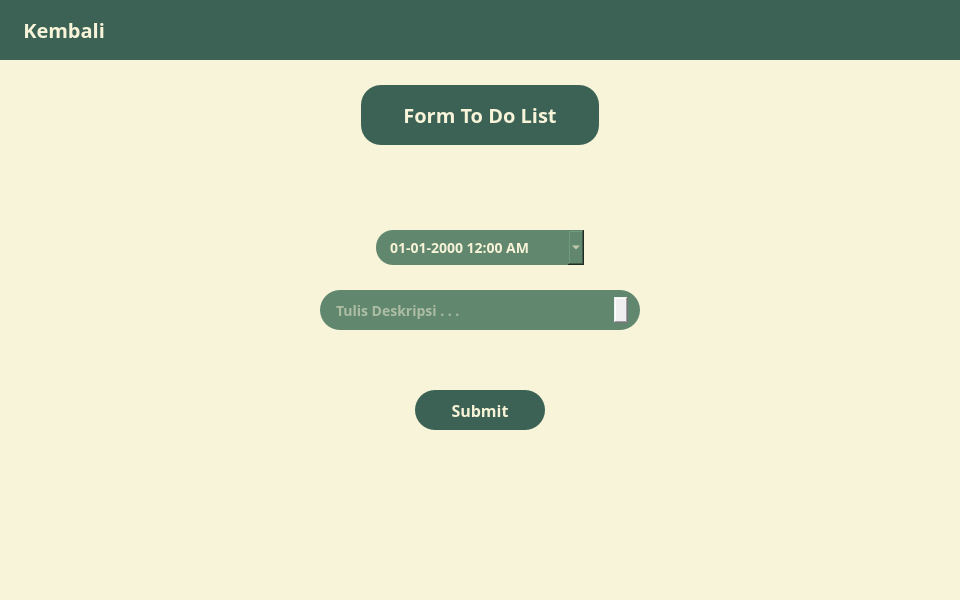
<?xml version="1.0" encoding="UTF-8"?>
<ui version="4.0">
 <class>MainWindow</class>
 <widget class="QMainWindow" name="MainWindow">
  <property name="geometry">
   <rect>
    <x>0</x>
    <y>0</y>
    <width>960</width>
    <height>600</height>
   </rect>
  </property>
  <property name="windowTitle">
   <string>MainWindow</string>
  </property>
  <property name="styleSheet">
   <string notr="true">*{
	border: none;
	padding: 0;
	margin: 0;
	font-family: Poppins;
}</string>
  </property>
  <widget class="QWidget" name="centralwidget">
   <layout class="QVBoxLayout" name="verticalLayout" stretch="0,0">
    <property name="spacing">
     <number>0</number>
    </property>
    <property name="leftMargin">
     <number>0</number>
    </property>
    <property name="topMargin">
     <number>0</number>
    </property>
    <property name="rightMargin">
     <number>0</number>
    </property>
    <property name="bottomMargin">
     <number>0</number>
    </property>
    <item>
     <widget class="QWidget" name="header" native="true">
      <property name="enabled">
       <bool>true</bool>
      </property>
      <property name="sizePolicy">
       <sizepolicy hsizetype="MinimumExpanding" vsizetype="Fixed">
        <horstretch>0</horstretch>
        <verstretch>0</verstretch>
       </sizepolicy>
      </property>
      <property name="minimumSize">
       <size>
        <width>0</width>
        <height>60</height>
       </size>
      </property>
      <property name="layoutDirection">
       <enum>Qt::LeftToRight</enum>
      </property>
      <property name="autoFillBackground">
       <bool>false</bool>
      </property>
      <property name="styleSheet">
       <string notr="true">#header {
	background-color: #3C6255;
}</string>
      </property>
      <layout class="QHBoxLayout" name="horizontalLayout">
       <item>
        <widget class="QFrame" name="frame_temp">
         <property name="frameShape">
          <enum>QFrame::StyledPanel</enum>
         </property>
         <property name="frameShadow">
          <enum>QFrame::Raised</enum>
         </property>
         <layout class="QHBoxLayout" name="horizontalLayout_3">
          <property name="topMargin">
           <number>0</number>
          </property>
          <property name="bottomMargin">
           <number>0</number>
          </property>
          <item alignment="Qt::AlignLeft">
           <widget class="QPushButton" name="btn_back">
            <property name="styleSheet">
             <string notr="true">#btn_back {
	color: #F7F4D9;
	font-size: 20px;
	font-weight: 600;
}

#btn_back:hover {
	color: #DEDBC0;
}</string>
            </property>
            <property name="text">
             <string> Kembali</string>
            </property>
            <property name="icon">
             <iconset resource="../artikel/resources.qrc">
              <normaloff>:/icons/left__arrow2.svg</normaloff>:/icons/left__arrow2.svg</iconset>
            </property>
            <property name="iconSize">
             <size>
              <width>24</width>
              <height>24</height>
             </size>
            </property>
            <property name="autoExclusive">
             <bool>false</bool>
            </property>
            <property name="flat">
             <bool>false</bool>
            </property>
           </widget>
          </item>
         </layout>
        </widget>
       </item>
       <item>
        <widget class="QFrame" name="frame_logo">
         <property name="frameShape">
          <enum>QFrame::StyledPanel</enum>
         </property>
         <property name="frameShadow">
          <enum>QFrame::Raised</enum>
         </property>
         <layout class="QHBoxLayout" name="horizontalLayout_2">
          <property name="spacing">
           <number>0</number>
          </property>
          <property name="leftMargin">
           <number>0</number>
          </property>
          <property name="topMargin">
           <number>0</number>
          </property>
          <property name="rightMargin">
           <number>0</number>
          </property>
          <property name="bottomMargin">
           <number>0</number>
          </property>
          <item>
           <widget class="QLabel" name="logo">
            <property name="minimumSize">
             <size>
              <width>0</width>
              <height>0</height>
             </size>
            </property>
            <property name="maximumSize">
             <size>
              <width>42</width>
              <height>42</height>
             </size>
            </property>
            <property name="pixmap">
             <pixmap>../artikel/logo_circle.png</pixmap>
            </property>
            <property name="scaledContents">
             <bool>true</bool>
            </property>
           </widget>
          </item>
         </layout>
        </widget>
       </item>
       <item>
        <widget class="QFrame" name="frame_temp_2">
         <property name="frameShape">
          <enum>QFrame::StyledPanel</enum>
         </property>
         <property name="frameShadow">
          <enum>QFrame::Raised</enum>
         </property>
        </widget>
       </item>
      </layout>
     </widget>
    </item>
    <item>
     <widget class="QWidget" name="body" native="true">
      <property name="styleSheet">
       <string notr="true">#body {
	background-color: #F7F4D9;
}</string>
      </property>
      <layout class="QVBoxLayout" name="verticalLayout_2">
       <property name="spacing">
        <number>0</number>
       </property>
       <property name="leftMargin">
        <number>0</number>
       </property>
       <property name="topMargin">
        <number>0</number>
       </property>
       <property name="rightMargin">
        <number>0</number>
       </property>
       <property name="bottomMargin">
        <number>0</number>
       </property>
       <item>
        <widget class="QFrame" name="content">
         <property name="frameShape">
          <enum>QFrame::StyledPanel</enum>
         </property>
         <property name="frameShadow">
          <enum>QFrame::Raised</enum>
         </property>
         <widget class="QFrame" name="frame_2">
          <property name="geometry">
           <rect>
            <x>0</x>
            <y>0</y>
            <width>960</width>
            <height>410</height>
           </rect>
          </property>
          <property name="frameShape">
           <enum>QFrame::StyledPanel</enum>
          </property>
          <property name="frameShadow">
           <enum>QFrame::Raised</enum>
          </property>
          <widget class="QLabel" name="label_title">
           <property name="geometry">
            <rect>
             <x>361</x>
             <y>25</y>
             <width>238</width>
             <height>60</height>
            </rect>
           </property>
           <property name="styleSheet">
            <string notr="true">#label_title {
    color: #F7F4D9;
	background-color: #3C6255;
	border-radius: 20px;
	font-size: 20px;
	font-weight: 600;
}</string>
           </property>
           <property name="text">
            <string>Form To Do List</string>
           </property>
           <property name="alignment">
            <set>Qt::AlignCenter</set>
           </property>
          </widget>
          <widget class="QDateTimeEdit" name="date_time_edit">
           <property name="geometry">
            <rect>
             <x>376</x>
             <y>170</y>
             <width>208</width>
             <height>35</height>
            </rect>
           </property>
           <property name="cursor">
            <cursorShape>ArrowCursor</cursorShape>
           </property>
           <property name="styleSheet">
            <string notr="true">QDateTimeEdit {
	padding: 0px 0px 0px 12px;
	border-radius: 17px;
	background-color: #61876E;
	color: #F7F3D7;
	font-size: 14px;
	font-weight: 600;
	border: solid;
}

QDateTimeEdit::drop-down{
	image: url(:/test/event_note.svg);
	width: 20px;
	padding: 0px 12px 0px 8px;
	border-top-right-radius: 17px;
    border-bottom-right-radius: 17px;
}

QDateTimeEdit::drop-down:hover{
	background-color: #3C6255;
}

QCalendarWidget QToolButton {
	color: black;
}

QCalendarWidget QToolButton:hover {
	background-color: #61876E;
}

QCalendarWidget QAbstractItemView:enabled {
    color: #333;
    selection-background-color: #61876E;
    selection-color: #fff; 
}
</string>
           </property>
           <property name="currentSection">
            <enum>QDateTimeEdit::DaySection</enum>
           </property>
           <property name="displayFormat">
            <string>dd-MM-yyyy h:mm AP</string>
           </property>
           <property name="calendarPopup">
            <bool>true</bool>
           </property>
          </widget>
          <widget class="QPlainTextEdit" name="deskripsi_tdl">
           <property name="geometry">
            <rect>
             <x>320</x>
             <y>230</y>
             <width>320</width>
             <height>40</height>
            </rect>
           </property>
           <property name="styleSheet">
            <string notr="true">#deskripsi_tdl {
	padding: 7px 12px;
	border-radius: 20px;
	background: #61876E;
	color: #F7F3D7;
	font-size: 14px;
	font-weight: 600;
}
</string>
           </property>
           <property name="maximumBlockCount">
            <number>1</number>
           </property>
           <property name="placeholderText">
            <string>Tulis Deskripsi . . .</string>
           </property>
          </widget>
          <widget class="QPushButton" name="btn_submit">
           <property name="geometry">
            <rect>
             <x>415</x>
             <y>330</y>
             <width>130</width>
             <height>40</height>
            </rect>
           </property>
           <property name="sizePolicy">
            <sizepolicy hsizetype="Fixed" vsizetype="Fixed">
             <horstretch>0</horstretch>
             <verstretch>0</verstretch>
            </sizepolicy>
           </property>
           <property name="styleSheet">
            <string notr="true">#btn_submit {
	border-radius: 20px;
	background: #3C6255;
	color: #F7F3D7;
	font-size: 16px;
	font-weight: 600;
}

#btn_submit:hover {
    background-color: #23493C;
}</string>
           </property>
           <property name="text">
            <string>Submit</string>
           </property>
           <property name="default">
            <bool>false</bool>
           </property>
           <property name="flat">
            <bool>false</bool>
           </property>
          </widget>
         </widget>
        </widget>
       </item>
      </layout>
     </widget>
    </item>
   </layout>
  </widget>
 </widget>
 <resources>
  <include location="../artikel/resources.qrc"/>
 </resources>
 <connections/>
</ui>
